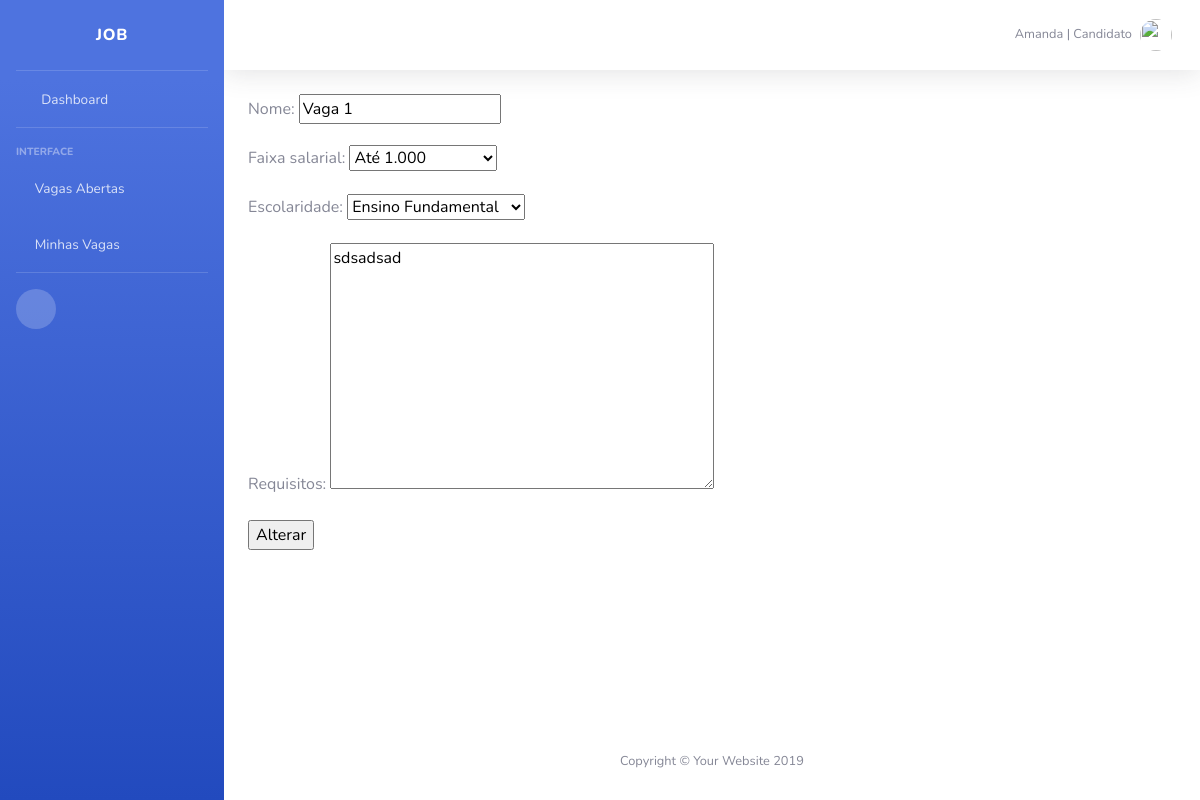
Page /dashboard/alterar_vaga/8 (signed in) on the committed database.
### usuario/models.py (models this page shows)
class User(AbstractUser):
    categoria = models.PositiveIntegerField(default=0)
    username = models.CharField(max_length=10, unique=False, blank=True, null=True)
    email = models.EmailField(max_length=254, unique=True)
    is_superuser = models.BooleanField(default=True, )
    is_staff = models.BooleanField(default=True, )
    USERNAME_FIELD = 'email'
    REQUIRED_FIELDS = ['EMAIL_FIELD']
    def get_categoria(self):
        return self.categoria

### gestao/models.py (models this page shows, shortened)
class Vaga(models.Model):
    A1 = 'Até 1.000'
    D1A2 = 'De 1.000 a 2.000'
    D2A3 = 'De 2.000 a 3.000'
    AC3 = 'Acima de 3.000'
    FAIXA_SALARIAL = (
        (A1, 'Até 1.000'),
        (D1A2, 'De 1.000 a 2.000'),
        (D2A3, 'De 2.000 a 3.000'),
        (AC3, 'Acima de 3.000'),
    )
    EF = 'Ensino Fundamental'
    EM = 'Ensino Médio'
    TG = 'Tecnólogo'
    ES = 'Ensino Superior'
    PS = 'Pós / MBA / Mestrado'
    DR = 'Doutorado'
    ESCOLARIDADE = (
        (EF, 'Ensino Fundamental'),
        (EM, 'Ensino Médio'),
        (TG, 'Tecnólogo'),
        (ES, 'Ensino Superior'),
        (PS, 'Pós / MBA / Mestrado'),
        (DR, 'Doutorado'),
    )
    empresa = models.ForeignKey(User, on_delete=models.CASCADE, verbose_name='empresa')
    nome = models.CharField(max_length=50, default='')
    faixa_salarial = models.CharField(
        max_length=50,
        choices=FAIXA_SALARIAL,
        default=A1,
    )
    escolaridade = models.CharField(
        max_length=50,
        choices=ESCOLARIDADE,
        default=EF,
    )
    requisitos = models.TextField(max_length=500, default='')
    delete = models.BooleanField(default=False, editable=False)
    aplicacoes = models.ManyToManyField(Aplicacao, editable=False, blank=True
                                        )
    class Meta:
        verbose_name_plural = 'Vagas'

### gestao/views.py (the view)
# urls.py: path('alterar_vaga/<int:id_vaga>', alterar_vaga, name='alterar_vaga'),
@login_required
def alterar_vaga(request, id_vaga):
    vaga = get_object_or_404(Vaga, pk=id_vaga)
    form = VagaForm(request.POST or None, instance=vaga)
    if form.is_valid():
        form.save()
        return redirect('listar_vagas')
    else:
        return render(request, 'editar_vaga.html', {'form': form})

### gestao/forms.py
class VagaForm(ModelForm):
    class Meta:
        model = Vaga
        fields = '__all__'
        exclude = ['empresa',]

### gestao/templates/editar_vaga.html (shortened to what this page needs)
{% extends 'base.html' %}
{% block content %}
{% load static %}
<form method="post">
    {{ form.as_p }}
    <input type="submit" value="Alterar">
</form>
{% endblock %}

### templates/base.html (shortened to what this page needs)
{% load static %}
<!DOCTYPE html>
<html lang="en">
<head>
  <link href="{% static 'vendor/fontawesome-free/css/all.min.css' %}" rel="stylesheet" type="text/css">
  <link href="{% static 'css/sb-admin-2.min.css' %}" rel="stylesheet">
</head>
<body id="page-top">
  <div id="wrapper">
    <ul class="navbar-nav bg-gradient-primary sidebar sidebar-dark accordion" id="accordionSidebar">
        <div class="sidebar-brand d-flex align-items-center justify-content-center">JOB</div>
      <hr class="sidebar-divider my-0">
      <li class="nav-item">
        <a class="nav-link" href="{% url 'dashboard' %}">
          <i class="fas fa-fw fa-tachometer-alt"></i>
          <span>Dashboard</span></a>
      </li>
      <hr class="sidebar-divider">
      <div class="sidebar-heading">
        Interface
      </div>
      <li class="nav-item">
        <a class="nav-link collapsed" href="{% url 'listar_vagas' %}" data-target="#collapseTwo" aria-expanded="true" aria-controls="collapseTwo">
          <i class="fas fa-bullhorn"></i>
          <span>Vagas Abertas</span>
        </a>
      </li>
      <li class="nav-item">
        <a class="nav-link collapsed" href="#" data-toggle="collapse" data-target="#collapseUtilities" aria-expanded="true" aria-controls="collapseUtilities">
          <i class="fas fa-briefcase"></i>
          <span>Minhas Vagas</span>
        </a>
      </li>
      <hr class="sidebar-divider">
      <div class="sidebar-heading">
      <div class="text-center d-none d-md-inline">
        <button class="rounded-circle border-0" id="sidebarToggle"></button>
      </div>
    </ul>
    <div id="content-wrapper" class="d-flex flex-column" style="background-color: white">
      <div id="content">
        <nav class="navbar navbar-expand navbar-light bg-white topbar mb-4 static-top shadow">
          <ul class="navbar-nav ml-auto">
            <li class="nav-item dropdown no-arrow">
              <a class="nav-link dropdown-toggle" href="#" id="userDropdown" role="button" data-toggle="dropdown" aria-haspopup="true" aria-expanded="false">
                <span class="mr-2 d-none d-lg-inline text-gray-600 small">
                  {{ user.first_name }} |
                  {% if user.get_categoria == 1 %}
                    Empresa
                  {% else %}
                    Candidato
                  {% endif %}
                </span>
                <img class="img-profile rounded-circle" src="{% static 'img/coach.png' %}">
              </a>
            </li>
          </ul>
        </nav>
        <div class="container-fluid" style="background-color: white">
          {% block content %}
          {% endblock %}
        </div>
      </div>
      <footer class="sticky-footer bg-white" >
        <div class="container my-auto">
          <div class="copyright text-center my-auto">
            <span>Copyright &copy; Your Website 2019</span>
          </div>
        </div>
      </footer>
    </div>
  </div>
</body>
</html>

### rows in the picture
User: first_name "Amanda"
Vaga: nome "Vaga 1", faixa_salarial "Até 1.000", escolaridade "Ensino Fundamental", requisitos "sdsadsad"
